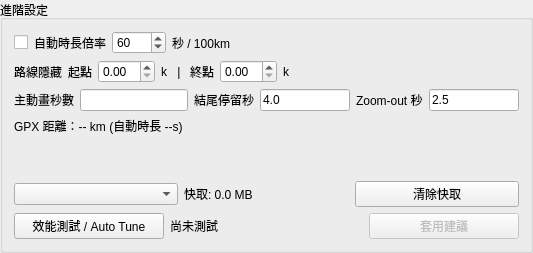
         <widget class="QGroupBox" name="groupBox">
          <property name="sizePolicy">
           <sizepolicy hsizetype="Preferred" vsizetype="Expanding">
            <horstretch>0</horstretch>
            <verstretch>0</verstretch>
           </sizepolicy>
          </property>
          <property name="minimumSize">
           <size>
            <width>0</width>
            <height>0</height>
           </size>
          </property>
          <property name="title">
           <string>進階設定</string>
          </property>
          <layout class="QGridLayout" name="gridLayout_8">
           <item row="6" column="0">
            <layout class="QHBoxLayout" name="horizontalLayout_autotune_2">
             <item>
              <widget class="QPushButton" name="btn_autotune">
               <property name="maximumSize">
                <size>
                 <width>150</width>
                 <height>16777215</height>
                </size>
               </property>
               <property name="toolTip">
                <string>用途：用短 benchmark 實測不同 Workers 數量的等效 FPS，再推薦接近峰值效能的最低 worker 數。</string>
               </property>
               <property name="text">
                <string>效能測試 / Auto Tune</string>
               </property>
              </widget>
             </item>
             <item>
              <widget class="QLabel" name="label_autotune_result">
               <property name="toolTip">
                <string>用途：用短 benchmark 實測不同 Workers 數量的等效 FPS，再推薦接近峰值效能的最低 worker 數。</string>
               </property>
               <property name="text">
                <string>尚未測試</string>
               </property>
              </widget>
             </item>
             <item>
              <widget class="QPushButton" name="btn_apply_benchmark">
               <property name="enabled">
                <bool>false</bool>
               </property>
               <property name="maximumSize">
                <size>
                 <width>150</width>
                 <height>16777215</height>
                </size>
               </property>
               <property name="text">
                <string>套用建議</string>
               </property>
              </widget>
             </item>
            </layout>
           </item>
           <item row="3" column="0">
            <widget class="QLabel" name="label_distance_info">
             <property name="toolTip">
              <string>用途：依 GPX 總距離自動計算主動畫長度，讓不同長度的騎乘路線保持相近節奏。</string>
             </property>
             <property name="text">
              <string>GPX 距離：-- km (自動時長 --s)</string>
             </property>
            </widget>
           </item>
           <item row="2" column="0">
            <layout class="QHBoxLayout" name="horizontalLayout">
             <item>
              <layout class="QHBoxLayout" name="horizontalLayout_23">
               <item>
                <widget class="QLabel" name="lbl_duration">
                 <property name="sizePolicy">
                  <sizepolicy hsizetype="Preferred" vsizetype="Fixed">
                   <horstretch>0</horstretch>
                   <verstretch>0</verstretch>
                  </sizepolicy>
                 </property>
                 <property name="minimumSize">
                  <size>
                   <width>0</width>
                   <height>0</height>
                  </size>
                 </property>
                 <property name="toolTip">
                  <string>用途：控制摩托車沿 GPX 路徑播放的主動畫長度（秒）。</string>
                 </property>
                 <property name="text">
                  <string>主動畫秒數</string>
                 </property>
                </widget>
               </item>
               <item>
                <widget class="QLineEdit" name="lineEdit_duration">
                 <property name="sizePolicy">
                  <sizepolicy hsizetype="Preferred" vsizetype="Fixed">
                   <horstretch>0</horstretch>
                   <verstretch>0</verstretch>
                  </sizepolicy>
                 </property>
                 <property name="minimumSize">
                  <size>
                   <width>0</width>
                   <height>0</height>
                  </size>
                 </property>
                 <property name="toolTip">
                  <string>用途：控制摩托車沿 GPX 路徑播放的主動畫長度（秒）。</string>
                 </property>
                 <property name="text">
                  <string />
                 </property>
                </widget>
               </item>
              </layout>
             </item>
             <item>
              <layout class="QHBoxLayout" name="horizontalLayout_27">
               <item>
                <widget class="QLabel" name="lbl_end_hold">
                 <property name="minimumSize">
                  <size>
                   <width>0</width>
                   <height>0</height>
                  </size>
                 </property>
                 <property name="toolTip">
                  <string>用途：完整路徑與 RIDE STATS 出現後，畫面維持多久再結束影片（秒）。</string>
                 </property>
                 <property name="text">
                  <string>結尾停留秒</string>
                 </property>
                </widget>
               </item>
               <item>
                <widget class="QLineEdit" name="lineEdit_end_hold">
                 <property name="sizePolicy">
                  <sizepolicy hsizetype="Preferred" vsizetype="Fixed">
                   <horstretch>0</horstretch>
                   <verstretch>0</verstretch>
                  </sizepolicy>
                 </property>
                 <property name="maximumSize">
                  <size>
                   <width>90</width>
                   <height>16777215</height>
                  </size>
                 </property>
                 <property name="toolTip">
                  <string>用途：完整路徑與 RIDE STATS 出現後，畫面維持多久再結束影片（秒）。</string>
                 </property>
                 <property name="text">
                  <string>4.0</string>
                 </property>
                </widget>
               </item>
              </layout>
             </item>
             <item>
              <layout class="QHBoxLayout" name="horizontalLayout_28">
               <item>
                <widget class="QLabel" name="lbl_zoomout">
                 <property name="minimumSize">
                  <size>
                   <width>0</width>
                   <height>0</height>
                  </size>
                 </property>
                 <property name="toolTip">
                  <string>用途：主動畫跑完後，鏡頭從局部視角拉遠到完整路線 overview 所花的時間（秒）。</string>
                 </property>
                 <property name="text">
                  <string>Zoom-out 秒</string>
                 </property>
                </widget>
               </item>
               <item>
                <widget class="QLineEdit" name="lineEdit_zoomout">
                 <property name="sizePolicy">
                  <sizepolicy hsizetype="Preferred" vsizetype="Fixed">
                   <horstretch>0</horstretch>
                   <verstretch>0</verstretch>
                  </sizepolicy>
                 </property>
                 <property name="maximumSize">
                  <size>
                   <width>90</width>
                   <height>16777215</height>
                  </size>
                 </property>
                 <property name="toolTip">
                  <string>用途：主動畫跑完後，鏡頭從局部視角拉遠到完整路線 overview 所花的時間（秒）。</string>
                 </property>
                 <property name="text">
                  <string>2.5</string>
                 </property>
                </widget>
               </item>
              </layout>
             </item>
            </layout>
           </item>
           <item row="1" column="0">
            <layout class="QHBoxLayout" name="horizontalLayout_5">
             <item>
              <widget class="QLabel" name="lbl_hide_privacy">
               <property name="toolTip">
                <string>用途：控制主動畫前段隱藏的 GPX 軌跡距離 (0~50 km)，保護起點隱私。</string>
               </property>
               <property name="text">
                <string>路線隱藏</string>
               </property>
              </widget>
             </item>
             <item>
              <layout class="QHBoxLayout" name="horizontalLayout_3">
               <item>
                <widget class="QLabel" name="lbl_hide_start">
                 <property name="sizePolicy">
                  <sizepolicy hsizetype="Fixed" vsizetype="Preferred">
                   <horstretch>0</horstretch>
                   <verstretch>0</verstretch>
                  </sizepolicy>
                 </property>
                 <property name="text">
                  <string>起點</string>
                 </property>
                 <property name="alignment">
                  <set>Qt::AlignmentFlag::AlignRight|Qt::AlignmentFlag::AlignTrailing|Qt::AlignmentFlag::AlignVCenter</set>
                 </property>
                </widget>
               </item>
               <item>
                <widget class="QDoubleSpinBox" name="spin_hide_start">
                 <property name="sizePolicy">
                  <sizepolicy hsizetype="Preferred" vsizetype="Fixed">
                   <horstretch>0</horstretch>
                   <verstretch>0</verstretch>
                  </sizepolicy>
                 </property>
                 <property name="minimumSize">
                  <size>
                   <width>0</width>
                   <height>0</height>
                  </size>
                 </property>
                </widget>
               </item>
               <item>
                <widget class="QLabel" name="lbl_hide_end">
                 <property name="sizePolicy">
                  <sizepolicy hsizetype="Fixed" vsizetype="Preferred">
                   <horstretch>0</horstretch>
                   <verstretch>0</verstretch>
                  </sizepolicy>
                 </property>
                 <property name="text">
                  <string>k</string>
                 </property>
                 <property name="alignment">
                  <set>Qt::AlignmentFlag::AlignLeading|Qt::AlignmentFlag::AlignLeft|Qt::AlignmentFlag::AlignVCenter</set>
                 </property>
                </widget>
               </item>
              </layout>
             </item>
             <item>
              <widget class="QLabel" name="lbl_hide_end_3">
               <property name="sizePolicy">
                <sizepolicy hsizetype="Fixed" vsizetype="Preferred">
                 <horstretch>0</horstretch>
                 <verstretch>0</verstretch>
                </sizepolicy>
               </property>
               <property name="text">
                <string> | </string>
               </property>
               <property name="alignment">
                <set>Qt::AlignmentFlag::AlignLeading|Qt::AlignmentFlag::AlignLeft|Qt::AlignmentFlag::AlignVCenter</set>
               </property>
              </widget>
             </item>
             <item>
              <layout class="QHBoxLayout" name="horizontalLayout_4">
               <item>
                <widget class="QLabel" name="lbl_hide_end_4">
                 <property name="sizePolicy">
                  <sizepolicy hsizetype="Fixed" vsizetype="Preferred">
                   <horstretch>0</horstretch>
                   <verstretch>0</verstretch>
                  </sizepolicy>
                 </property>
                 <property name="text">
                  <string>終點</string>
                 </property>
                 <property name="alignment">
                  <set>Qt::AlignmentFlag::AlignLeading|Qt::AlignmentFlag::AlignLeft|Qt::AlignmentFlag::AlignVCenter</set>
                 </property>
                </widget>
               </item>
               <item>
                <widget class="QDoubleSpinBox" name="spin_hide_end">
                 <property name="sizePolicy">
                  <sizepolicy hsizetype="Preferred" vsizetype="Fixed">
                   <horstretch>0</horstretch>
                   <verstretch>0</verstretch>
                  </sizepolicy>
                 </property>
                 <property name="minimumSize">
                  <size>
                   <width>0</width>
                   <height>0</height>
                  </size>
                 </property>
                </widget>
               </item>
               <item>
                <widget class="QLabel" name="lbl_hide_unit">
                 <property name="sizePolicy">
                  <sizepolicy hsizetype="Fixed" vsizetype="Preferred">
                   <horstretch>0</horstretch>
                   <verstretch>0</verstretch>
                  </sizepolicy>
                 </property>
                 <property name="text">
                  <string>k</string>
                 </property>
                </widget>
               </item>
              </layout>
             </item>
             <item>
              <spacer name="horizontalSpacer">
               <property name="orientation">
                <enum>Qt::Orientation::Horizontal</enum>
               </property>
               <property name="sizeHint" stdset="0">
                <size>
                 <width>40</width>
                 <height>20</height>
                </size>
               </property>
              </spacer>
             </item>
            </layout>
           </item>
           <item row="0" column="0">
            <layout class="QHBoxLayout" name="horizontalLayout_22">
             <item>
              <widget class="QCheckBox" name="chk_auto_duration">
               <property name="toolTip">
                <string>用途：依 GPX 總距離自動計算主動畫長度，讓不同長度的騎乘路線保持相近節奏。</string>
               </property>
               <property name="text">
                <string />
               </property>
              </widget>
             </item>
             <item>
              <layout class="QHBoxLayout" name="horizontalLayout_rate_2">
               <item>
                <widget class="QLabel" name="lbl_rate">
                 <property name="sizePolicy">
                  <sizepolicy hsizetype="Preferred" vsizetype="Preferred">
                   <horstretch>0</horstretch>
                   <verstretch>0</verstretch>
                  </sizepolicy>
                 </property>
                 <property name="toolTip">
                  <string>用途：自動時長的節奏倍率。公式約為：距離 km ÷ 100 × 此數值（預設 60 秒/100km）。</string>
                 </property>
                 <property name="text">
                  <string>自動時長倍率</string>
                 </property>
                </widget>
               </item>
               <item>
                <widget class="QSpinBox" name="spin_seconds_per_100km">
                 <property name="sizePolicy">
                  <sizepolicy hsizetype="Preferred" vsizetype="Fixed">
                   <horstretch>0</horstretch>
                   <verstretch>0</verstretch>
                  </sizepolicy>
                 </property>
                 <property name="minimumSize">
                  <size>
                   <width>0</width>
                   <height>0</height>
                  </size>
                 </property>
                 <property name="minimum">
                  <number>1</number>
                 </property>
                 <property name="maximum">
                  <number>9999</number>
                 </property>
                 <property name="value">
                  <number>60</number>
                 </property>
                </widget>
               </item>
               <item>
                <widget class="QLabel" name="lbl_rate_unit">
                 <property name="text">
                  <string>秒 / 100km</string>
                 </property>
                </widget>
               </item>
               <item>
                <spacer name="horizontalSpacer_3">
                 <property name="orientation">
                  <enum>Qt::Orientation::Horizontal</enum>
                 </property>
                 <property name="sizeHint" stdset="0">
                  <size>
                   <width>40</width>
                   <height>20</height>
                  </size>
                 </property>
                </spacer>
               </item>
              </layout>
             </item>
            </layout>
           </item>
           <item row="5" column="0">
            <layout class="QHBoxLayout" name="horizontalLayout_cache_actions_2">
             <item>
              <widget class="QComboBox" name="combo_cache_mode">
               <property name="toolTip">
                <string>用途：切換底圖磁碟快取模式。自動暫存模式於關閉程式時清除；永久保留模式則保留以加速日後渲染。</string>
               </property>
              </widget>
             </item>
             <item>
              <widget class="QLabel" name="lbl_cache_size">
               <property name="text">
                <string>快取: 0.0 MB</string>
               </property>
              </widget>
             </item>
             <item>
              <widget class="QPushButton" name="btn_clear_cache">
               <property name="text">
                <string>清除快取</string>
               </property>
              </widget>
             </item>
            </layout>
           </item>
           <item row="4" column="0">
            <spacer name="verticalSpacer_2">
             <property name="orientation">
              <enum>Qt::Orientation::Vertical</enum>
             </property>
             <property name="sizeHint" stdset="0">
              <size>
               <width>20</width>
               <height>40</height>
              </size>
             </property>
            </spacer>
           </item>
          </layout>
         </widget>
